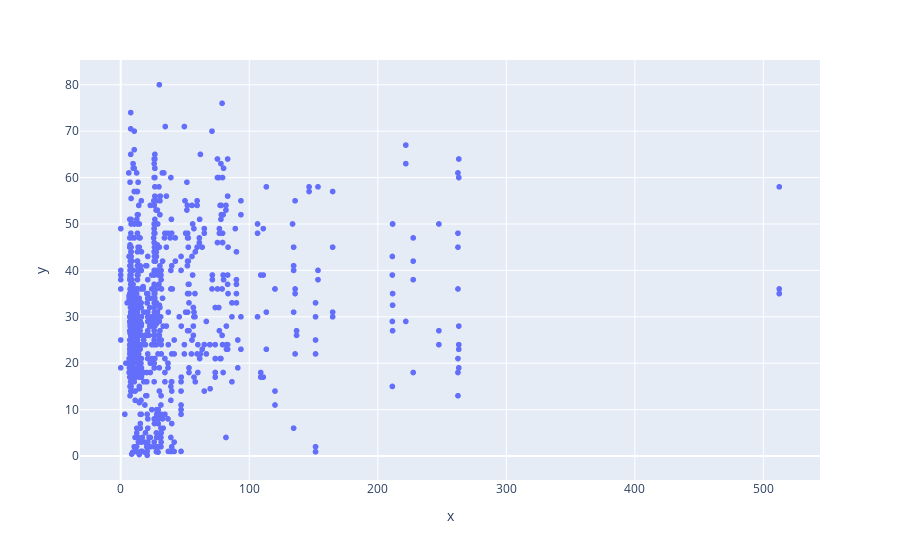

The notebook cell saved with this chart:
### Code cell
import plotly.express as px
fig = px.scatter(x=df_complete['Fare'], y=df_complete['Age'])
fig.show()

### Figure 1 — Plotly figure (JSON) as saved in the notebook; plotly's stock layout.template omitted (floating-point values rounded to 4 significant figures; data arrays with more than 128 entries replaced by an {"elided": "..."} marker saying what was removed)
{"data": [{"hoverlabel": {"namelength": 0}, "hovertemplate": "x=%{x}<br>y=%{y}", "legendgroup": "", "marker": {"color": "#636efa", "symbol": "circle"}, "mode": "markers", "name": "", "showlegend": false, "type": "scattergl", "x": {"elided": "1309 float values"}, "xaxis": "x", "y": {"elided": "1309 float values"}, "yaxis": "y"}], "layout": {"legend": {"tracegroupgap": 0}, "margin": {"t": 60}, "xaxis": {"anchor": "y", "domain": [0, 1], "title": {"text": "x"}}, "yaxis": {"anchor": "x", "domain": [0, 1], "title": {"text": "y"}}}}
